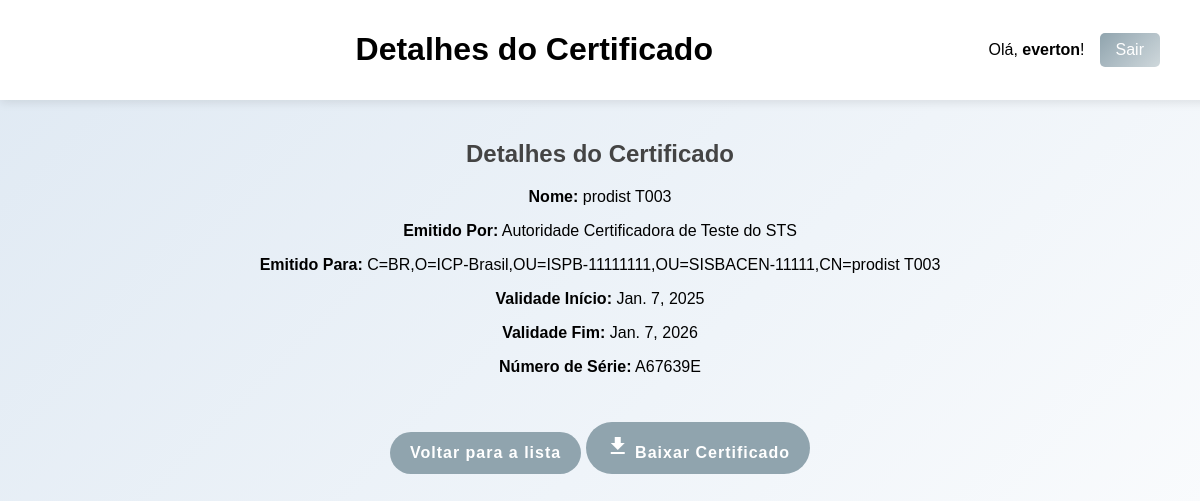
/certificados/27/ (signed in), run on the app's committed database.
### home/models.py (models this page shows, shortened)
class Certificado(models.Model):
    arquivo = models.FileField(upload_to='certificados/')
    nome = models.CharField(max_length=255)
    emitido_por = models.CharField(max_length=255)
    emitido_para = models.CharField(max_length=255)
    validade_inicio = models.DateField()
    validade_fim = models.DateField()
    numero_serie = models.CharField(max_length=255, unique=True)  # Mantém como texto, mas em formato HEX

### home/views/certificate_views.py (the view)
# urls.py: path("certificados/<int:cert_id>/", views.certificate_views.detalhes_certificado, name="detalhes_certificado"), # Rota para detalhe do certificado
def detalhes_certificado(request, cert_id):
    certificado = Certificado.objects.get(id=cert_id)
    return render(request, "home/certificados/detalhes_certificado.html", {"certificado": certificado})

### home/templates/home/certificados/detalhes_certificado.html (shortened to what this page needs)
<!DOCTYPE html>
<html lang="pt-br">
<head>
    {% load static %}
    <link rel="stylesheet" href="{% static 'home/css/styles.css' %}">
</head>
<body>
    <header class="header">
        <div class="header-container">
            <h1>Detalhes do Certificado</h1>
            <div class="user-info">
                <p>Olá, <strong>{{ user.username }}</strong>!</p>
                <form action="{% url 'logout' %}" method="post">
                    <button type="submit" class="logout-btn">Sair</button>
                </form>
            </div>
        </div>
    </header>
    <main class="app-main">
        <div class="details-container">
            <h2>Detalhes do Certificado</h2>
            <div class="info-group">
                <p><strong>Nome:</strong> {{ certificado.nome }}</p>
                <p><strong>Emitido Por:</strong> {{ certificado.emitido_por }}</p>
                <p><strong>Emitido Para:</strong> {{ certificado.emitido_para }}</p>
            </div>
            <div class="info-group">
                <p><strong>Validade Início:</strong> {{ certificado.validade_inicio }}</p>
                <p><strong>Validade Fim:</strong> {{ certificado.validade_fim }}</p>
                <p><strong>Número de Série:</strong> {{ certificado.numero_serie }}</p>
            </div>
            <div class="actions">
                <a href="{% url 'certificados' %}" class="back-button">Voltar para a lista</a>
                <a href="{% url 'download_certificado' certificado.pk %}" class="back-button">
                    <i class="material-icons">file_download</i> Baixar Certificado
                </a>
            </div>
        </div>
    </main>
</body>
</html>

### home/static/home/css/styles.css (style rules this page uses)
body { margin: 0; font-family: Arial, sans-serif; display: flex; flex-direction: column; align-items: center; background: linear-gradient(135deg, #dfe9f3, #ffffff); padding-top: 100px; min-height: 100vh; overflow-x: hidden; }
.header { width: 100%; background-color: #ffffff; box-shadow: 0 2px 10px rgba(0, 0, 0, 0.1); padding: 10px 20px; display: flex; justify-content: space-between; align-items: center; position: fixed; top: 0; left: 0; z-index: 1000; min-height: 50px; }
.header-container { width: 90%; margin: 0 auto; display: flex; justify-content: space-between; align-items: center; max-width: 1200px; }
.user-info { display: flex; align-items: center; gap: 15px; }
.logout-btn { background-color: #ff4d4d; color: white; border: none; padding: 8px 16px; border-radius: 5px; cursor: pointer; }
.app-main { text-align: center; width: 80%; margin-top: 20px; }
h2 { font-size: 24px; margin-bottom: 20px; color: #444; }
.back-button { display: inline-block; background-color: #90a4ae; color: white; padding: 12px 20px; border-radius: 30px; text-decoration: none; margin-top: 30px; font-size: 16px; font-weight: bold; letter-spacing: 1px; transition: background-color 0.3s ease, transform 0.3s ease; }
button { width: 100%; padding: 10px; background: linear-gradient(135deg, #90a4ae, #cfd8dc); border: none; color: #37474f; font-size: 16px; border-radius: 5px; cursor: pointer; transition: 0.3s; }

### data on the page
Certificado: nome "prodist T003", emitido_por "Autoridade Certificadora de Teste do STS", emitido_para "C=BR,O=ICP-Brasil,OU=ISPB-11111111,OU=SISBACEN-11111,CN=prodist T003", validade_inicio "Jan. 7, 2025", validade_fim "Jan. 7, 2026", numero_serie "A67639E"

### other printed values
{{ user.username }} "everton"
